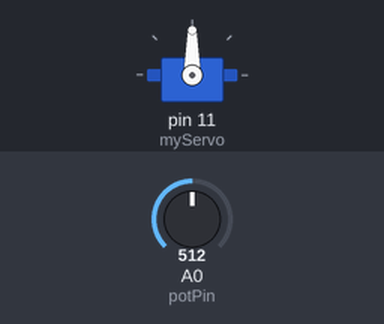
This sketch was run on a simulated Arduino Uno, built with avr-gcc and run on an emulated ATmega328P. Shown: servo. Inputs (shaded band) come from the test bench; at power-on: A0 (potPin) = 512.

Above: at 1.2 s.
1.3 s: A0 (potPin) set to 716
At 2.5 s:
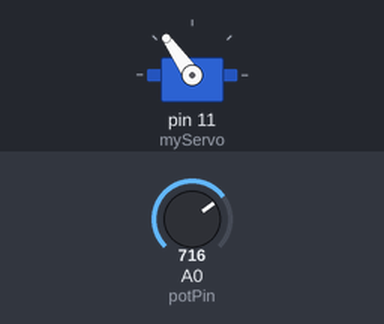
2.8 s: A0 (potPin) set to 900
At 3.4 s:
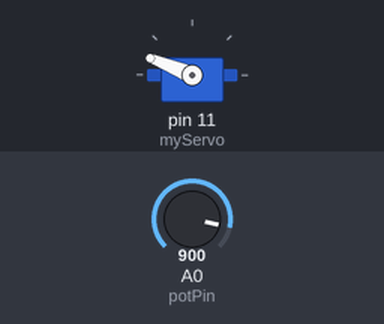
4.3 s: A0 (potPin) set to 1023
At 4.8 s:
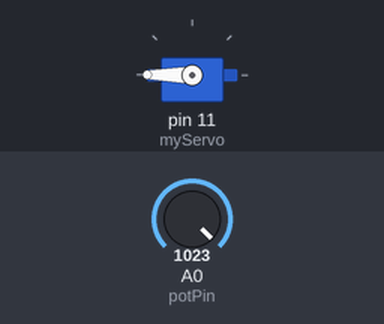
5.8 s: A0 (potPin) set to 306
At 6.9 s:
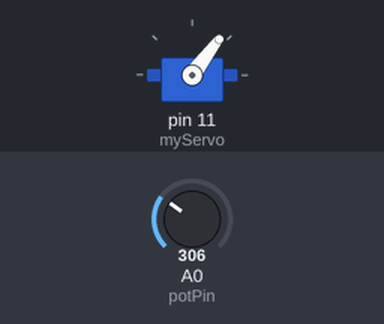
7.3 s: A0 (potPin) set to 122
At 8.3 s:
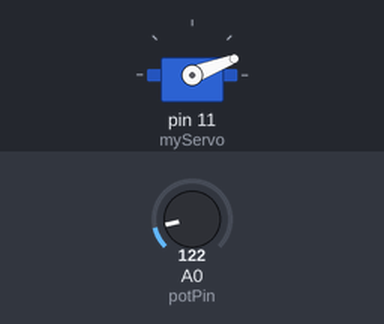
Timing chart, 0 to 9.8 s (numbered marks = the images above; inputs shaded):
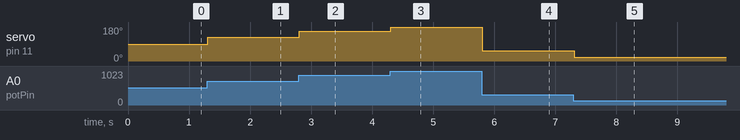

The sketch:

L6F3.ino
```cpp
#include <Servo.h> // Include the Servo library

Servo myServo; // Create a Servo object

const int potPin = A0; // Define the analog input pin for the potentiometer

void setup() {
myServo.attach(11); // Attach the servo to pin 11
}

void loop() {
int potValue = analogRead(potPin); // Read the potentiometer value (0-1023)

int servoAngle = map(potValue, 0, 1023, 0, 180); // Map potentiometer value to servo angle

myServo.write(servoAngle); // Set the servo to the calculated angle
delay(15); // Small delay for smooth movement
}
```

Measured:
- after the input at 1.3 s, servo on pin 11 (myServo): 90° → 125° at once
- after the input at 2.8 s, servo on pin 11 (myServo): 125° → 158° at once
- after the input at 4.3 s, servo on pin 11 (myServo): 158° → 180° at once
- after the input at 5.8 s, servo on pin 11 (myServo): 180° → 53° at once
- after the input at 7.3 s, servo on pin 11 (myServo): 53° → 21° at once
